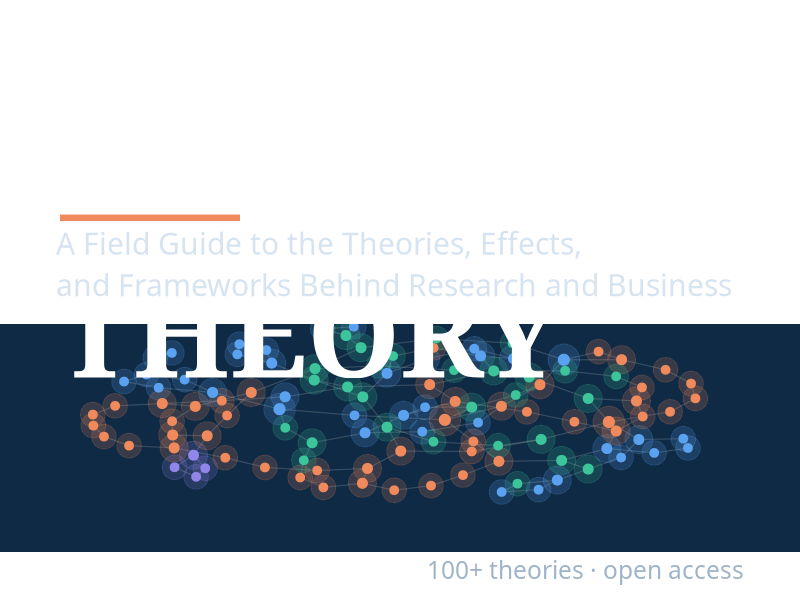
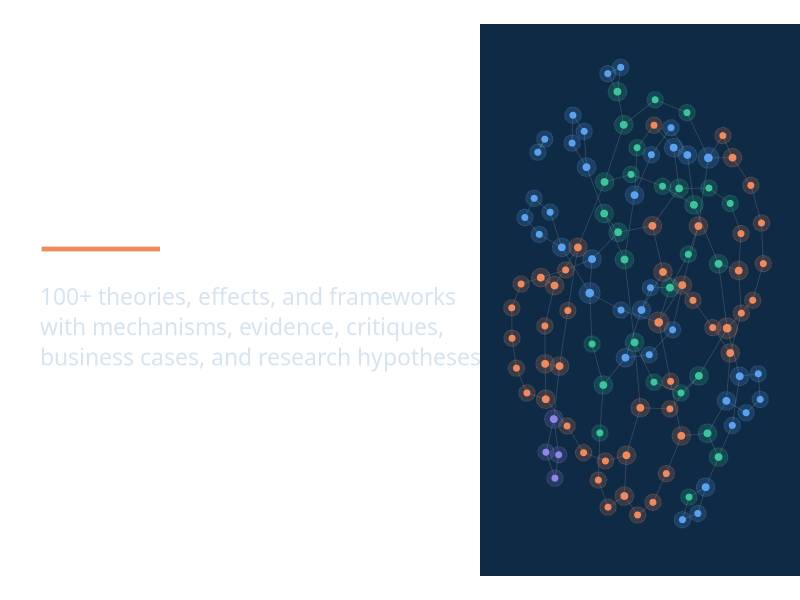
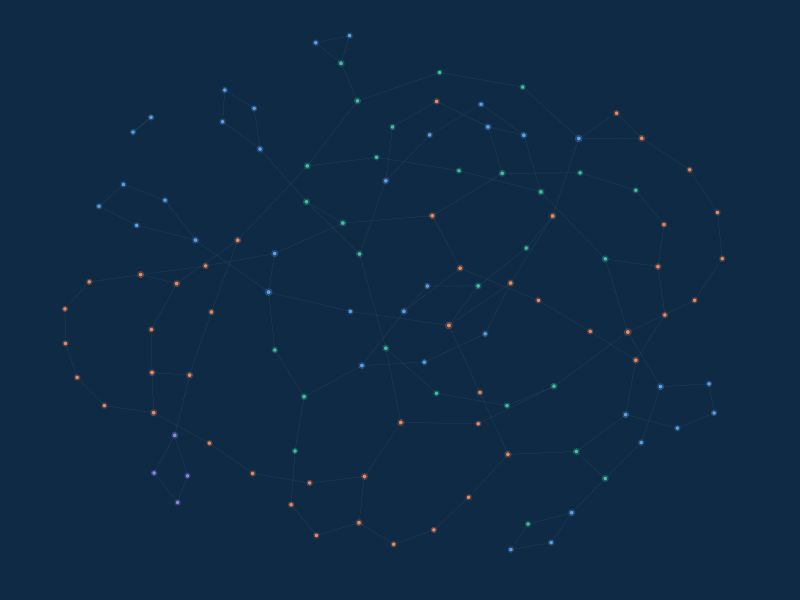

Reproduce these figures in R, in order.
#!/usr/bin/env Rscript
# tools/make_images.R -- generates the book cover, the social-share card, and the
# apple-touch icon from the Theory Atlas. Run from the repo root:
#   Rscript tools/make_images.R
# Uses Windows system fonts (Georgia, Segoe UI); adjust `serif`/`sans` elsewhere.

suppressPackageStartupMessages({
  library(ggplot2); library(dplyr); library(igraph); library(ragg)
})

serif <- "Georgia"
sans  <- "Segoe UI"
navy  <- "#0f2a44"
part_levels <- c("Foundations", "Organizations & Strategy", "Individuals & Groups",
                 "Effects, Phenomena & Frameworks")
part_cols <- setNames(c("#9085e9", "#5aa2ef", "#f08a5d", "#3cc59a"), part_levels)

atlas <- readr::read_csv("data/theory-atlas.csv", show_col_types = FALSE)

# A constellation: theories sharing a mechanism are linked in a ring, plus a few
# cross-mechanism bridges, laid out with a force-directed algorithm.
set.seed(1973)
edges <- atlas |>
  group_by(mechanism) |>
  summarise(from = list(anchor), .groups = "drop") |>
  rowwise() |>
  do({
    a <- .$from
    if (length(a) < 2) data.frame(from = character(), to = character())
    else data.frame(from = a, to = c(a[-1], a[1]))
  }) |>
  ungroup()
bridges <- data.frame(from = sample(atlas$anchor, 26), to = sample(atlas$anchor, 26)) |>
  filter(from != to)
edges <- bind_rows(edges, bridges)
g <- graph_from_data_frame(edges, vertices = atlas[, c("anchor", "part")], directed = FALSE)
xy <- layout_with_fr(g, niter = 2000)
xy <- scale(xy)
nodes <- data.frame(anchor = V(g)$name, part = V(g)$part, x = xy[, 1], y = xy[, 2])
nodes$deg <- degree(g)
el <- as_edgelist(g)
segs <- data.frame(x = nodes$x[match(el[, 1], nodes$anchor)], y = nodes$y[match(el[, 1], nodes$anchor)],
                   xend = nodes$x[match(el[, 2], nodes$anchor)], yend = nodes$y[match(el[, 2], nodes$anchor)])

constellation <- function(point_scale = 1) {
  list(
    geom_segment(data = segs, aes(x, y, xend = xend, yend = yend),
                 colour = "#ffffff", alpha = 0.16, linewidth = 0.35 * point_scale),
    geom_point(data = nodes, aes(x, y, colour = part), size = (5 + nodes$deg) * point_scale, alpha = 0.18),
    geom_point(data = nodes, aes(x, y, colour = part), size = (1.6 + 0.35 * nodes$deg) * point_scale),
    scale_colour_manual(values = part_cols, guide = "none")
  )
}

# ---- Cover (1600 x 2400) ------------------------------------------------------
cover <- ggplot() +
  constellation(point_scale = 1.15) +
  coord_cartesian(xlim = c(-2.4, 2.4), ylim = c(-3.2, 2.0), expand = FALSE) +
  annotate("text", x = -2.15, y = 4.55 - 6.2 + 4.2, label = "", colour = "white") +
  theme_void() +
  theme(plot.background = element_rect(fill = navy, colour = NA),
        plot.margin = margin(0, 0, 0, 0))
title_layer <- ggplot() +
  annotate("text", x = 0.07, y = 0.93, label = "SOCIAL\nSCIENCE\nTHEORY", hjust = 0, vjust = 1,
           family = serif, fontface = "bold", size = 30, colour = "white", lineheight = 0.88) +
  annotate("segment", x = 0.075, xend = 0.30, y = 0.637, yend = 0.637, colour = "#f08a5d", linewidth = 2.2) +
  annotate("text", x = 0.07, y = 0.612, hjust = 0, vjust = 1, family = sans, size = 7.6, colour = "#d6e3f0",
           lineheight = 1.15,
           label = "A Field Guide to the Theories, Effects,\nand Frameworks Behind Research and Business") +
  annotate("text", x = 0.07, y = 0.05, hjust = 0, family = sans, fontface = "bold", size = 10,
           colour = "white", label = "MIKE NGUYEN") +
  annotate("text", x = 0.93, y = 0.05, hjust = 1, family = sans, size = 6.2,
           colour = "#9fb4c9", label = "100+ theories · open access") +
  scale_x_continuous(limits = c(0, 1), expand = c(0, 0)) +
  scale_y_continuous(limits = c(0, 1), expand = c(0, 0)) +
  theme_void()

dir.create("images", showWarnings = FALSE)
agg_png("images/cover.png", width = 1600, height = 2400, res = 200, background = navy)
grid::grid.newpage()
print(cover, vp = grid::viewport(x = 0.5, y = 0.27, width = 1, height = 0.38))
print(title_layer, vp = grid::viewport(x = 0.5, y = 0.5, width = 1, height = 1))
invisible(dev.off())

# ---- Social card (1280 x 640) ------------------------------------------------
card_art <- ggplot() + constellation(point_scale = 0.75) +
  coord_cartesian(xlim = c(-2.3, 2.3), ylim = c(-2.3, 2.3), expand = FALSE) +
  theme_void() + theme(plot.background = element_rect(fill = navy, colour = NA))
card_text <- ggplot() +
  annotate("text", x = 0.05, y = 0.90, label = "Social Science\nTheory", hjust = 0, vjust = 1,
           family = serif, fontface = "bold", size = 15, colour = "white", lineheight = 0.9) +
  annotate("segment", x = 0.052, xend = 0.2, y = 0.585, yend = 0.585, colour = "#f08a5d", linewidth = 1.6) +
  annotate("text", x = 0.05, y = 0.52, hjust = 0, vjust = 1, family = sans, size = 5.8, colour = "#d6e3f0",
           lineheight = 1.1,
           label = "100+ theories, effects, and frameworks\nwith mechanisms, evidence, critiques,\nbusiness cases, and research hypotheses") +
  annotate("text", x = 0.05, y = 0.1, hjust = 0, family = sans, fontface = "bold", size = 5.2,
           colour = "white", label = "Mike Nguyen  ·  free & open source") +
  scale_x_continuous(limits = c(0, 1), expand = c(0, 0)) +
  scale_y_continuous(limits = c(0, 1), expand = c(0, 0)) + theme_void()
agg_png("images/social-card.png", width = 1280, height = 640, res = 144, background = navy)
grid::grid.newpage()
print(card_art, vp = grid::viewport(x = 0.80, y = 0.5, width = 0.40, height = 0.92))
print(card_text, vp = grid::viewport(x = 0.5, y = 0.5, width = 1, height = 1))
invisible(dev.off())

# ---- Apple touch icon (180 x 180) -----------------------------------------------
icon <- ggplot() + constellation(point_scale = 0.22) +
  coord_cartesian(xlim = c(-2.2, 2.2), ylim = c(-2.2, 2.2), expand = FALSE) +
  theme_void() + theme(plot.background = element_rect(fill = navy, colour = NA))
agg_png("images/apple-touch-icon.png", width = 180, height = 180, res = 72, background = navy)
print(icon)
invisible(dev.off())
cat("Wrote images/cover.png, images/social-card.png, images/apple-touch-icon.png\n")
